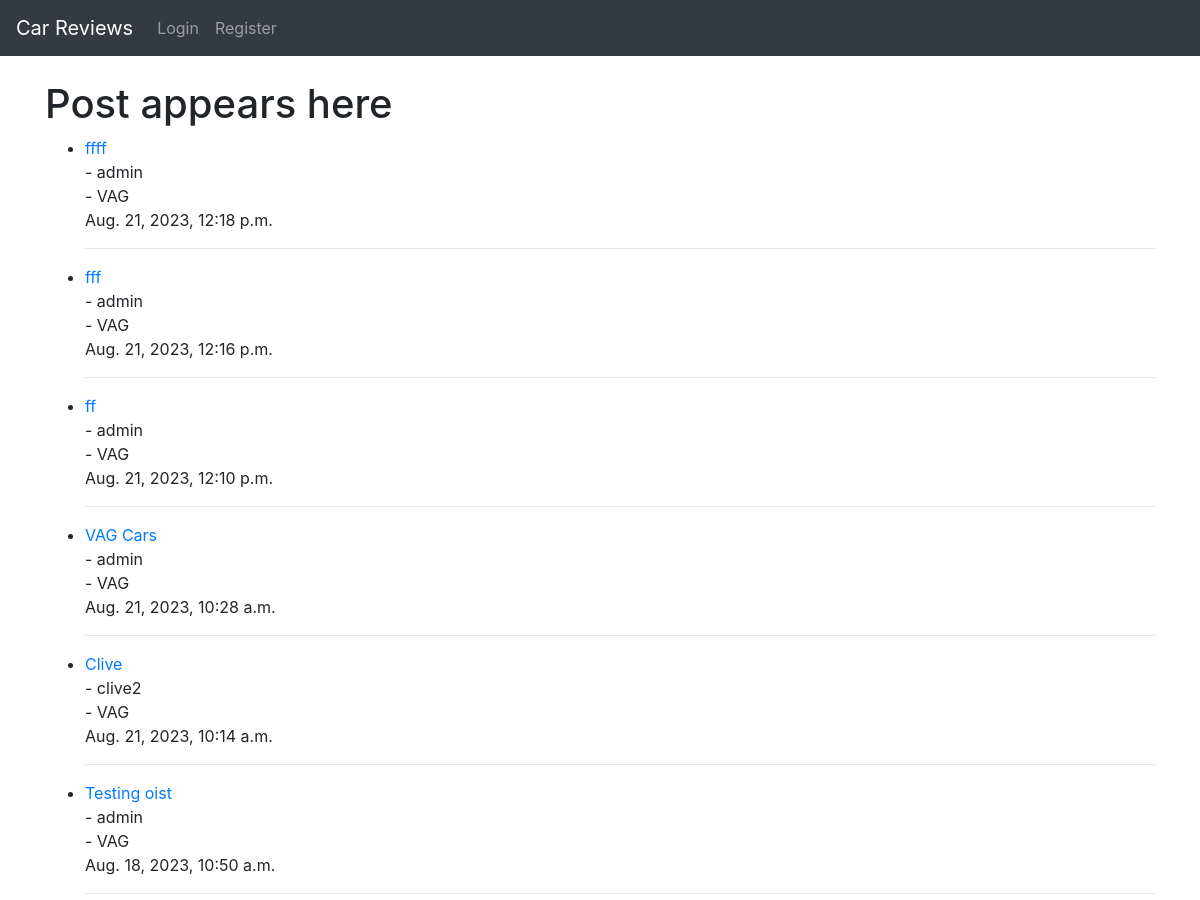
/ (upper part), run on an earlier commit of the app's database.
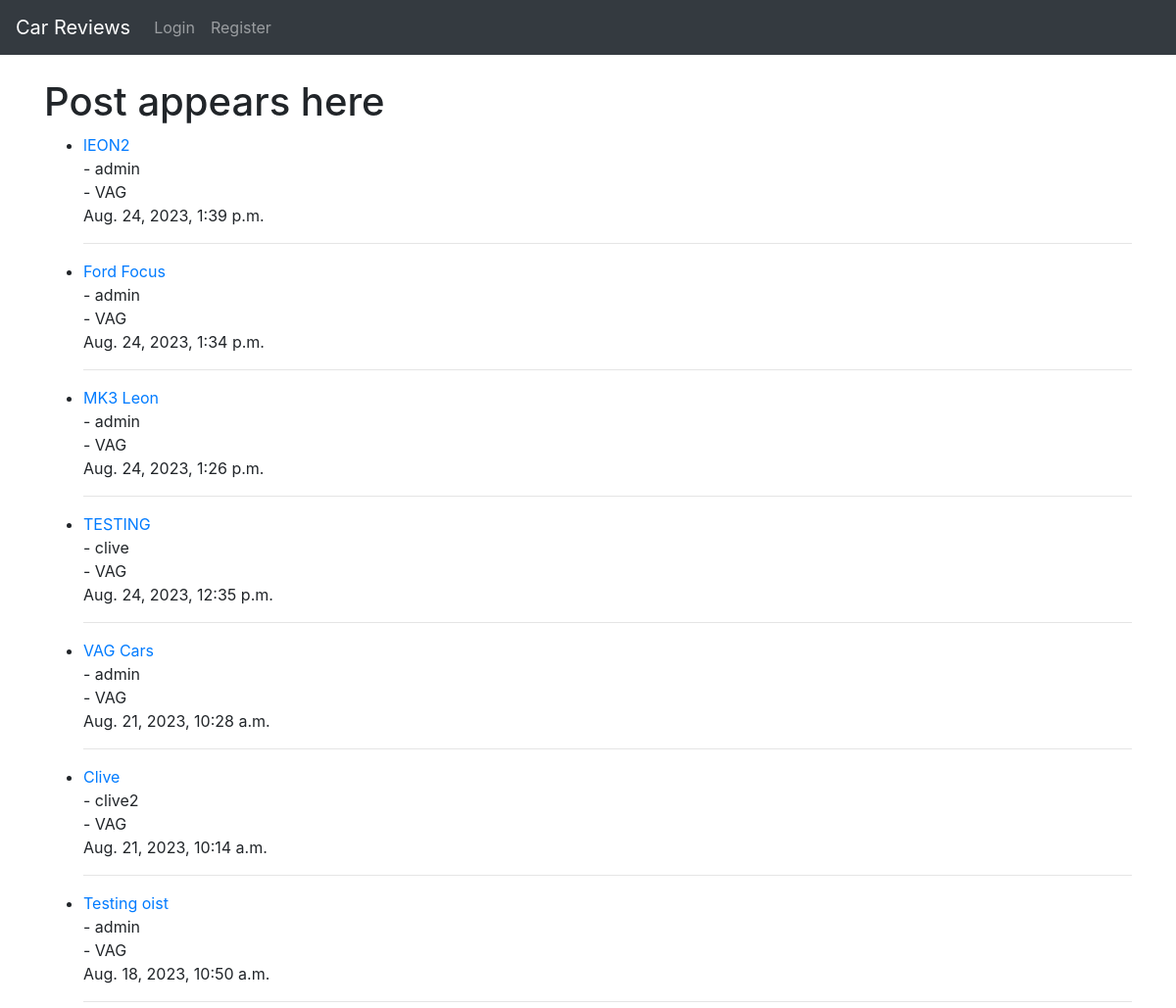
And on a later commit of the database.
### blog/models.py (models this page shows, shortened)
class Post(models.Model):
    title = models.CharField(max_length=200, unique=True)
    image = models.ImageField(null=True, upload_to="media/")
    title_tag = models.CharField(max_length=200)
    author = models.ForeignKey(User, on_delete=models.CASCADE, related_name='blog_posts')
    created_on = models.DateTimeField(auto_now_add=True)
    updated_on = models.DateTimeField(auto_now_add=True)
    content = RichTextField(blank=True, null=True)
    category = models.CharField(max_length=200, default='VAG')
    likes = models.ManyToManyField(User, related_name='carreview')

### blog/views.py (the view)
# urls.py: path('', view.as_view(), name='home'),
class view(ListView):
    model = Post
    template_name = 'index.html'
    ordering = ['-created_on']

### templates/index.html (shortened to what this page needs)
{% extends 'base.html' %}
    {% block content %}
    <h1>Post appears here</h1>
    <ul>
    {% for post in object_list %}
        <li><a href="{% url 'post-details' post.pk %}">{{ post.title }}</a> <br>- {{ post.author }} <br>- {{ post.category }}<br/>{{ post.content|slice:":0 "}} {{ post.created_on }}<hr></li>
    {% endfor %}
    </ul>
    {% endblock %}

What changed in the data, as far as the page shows it:
removed Post: title "ffff", author "admin", category "VAG", created_on "Aug. 21, 2023, 12:18 p.m."
removed Post: title "fff", author "admin", category "VAG", created_on "Aug. 21, 2023, 12:16 p.m."
removed Post: title "ff", author "admin", category "VAG", created_on "Aug. 21, 2023, 12:10 p.m."
added Post: title "lEON2", author "admin", category "VAG", created_on "Aug. 24, 2023, 1:39 p.m."
added Post: title "Ford Focus", author "admin", category "VAG", created_on "Aug. 24, 2023, 1:34 p.m."
added Post: title "MK3 Leon", author "admin", category "VAG", created_on "Aug. 24, 2023, 1:26 p.m."
added Post: title "TESTING", author "clive", category "VAG", created_on "Aug. 24, 2023, 12:35 p.m."
